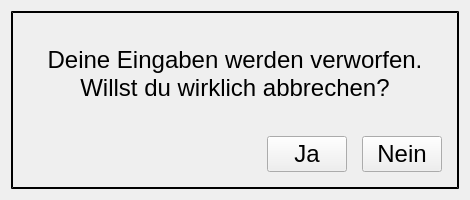
<?xml version="1.0" encoding="UTF-8"?>
<ui version="4.0">
 <class>Dialog</class>
 <widget class="QDialog" name="Dialog">
  <property name="windowModality">
   <enum>Qt::NonModal</enum>
  </property>
  <property name="geometry">
   <rect>
    <x>0</x>
    <y>0</y>
    <width>470</width>
    <height>200</height>
   </rect>
  </property>
  <property name="sizePolicy">
   <sizepolicy hsizetype="Fixed" vsizetype="Fixed">
    <horstretch>0</horstretch>
    <verstretch>0</verstretch>
   </sizepolicy>
  </property>
  <property name="minimumSize">
   <size>
    <width>470</width>
    <height>200</height>
   </size>
  </property>
  <property name="maximumSize">
   <size>
    <width>470</width>
    <height>200</height>
   </size>
  </property>
  <property name="windowTitle">
   <string/>
  </property>
  <property name="styleSheet">
   <string notr="true">QFrame{border: 2px outset black;}

QLabel
{
border: 0px;
}</string>
  </property>
  <layout class="QVBoxLayout" name="verticalLayout_2">
   <item>
    <widget class="QFrame" name="frame">
     <property name="frameShape">
      <enum>QFrame::StyledPanel</enum>
     </property>
     <property name="frameShadow">
      <enum>QFrame::Raised</enum>
     </property>
     <property name="lineWidth">
      <number>4</number>
     </property>
     <layout class="QVBoxLayout" name="verticalLayout_3">
      <property name="spacing">
       <number>0</number>
      </property>
      <property name="leftMargin">
       <number>0</number>
      </property>
      <property name="topMargin">
       <number>0</number>
      </property>
      <property name="rightMargin">
       <number>0</number>
      </property>
      <property name="bottomMargin">
       <number>0</number>
      </property>
      <item>
       <layout class="QVBoxLayout" name="verticalLayout">
        <item>
         <spacer name="verticalSpacer">
          <property name="orientation">
           <enum>Qt::Vertical</enum>
          </property>
          <property name="sizeHint" stdset="0">
           <size>
            <width>20</width>
            <height>40</height>
           </size>
          </property>
         </spacer>
        </item>
        <item>
         <widget class="QLabel" name="label_text">
          <property name="font">
           <font>
            <pointsize>18</pointsize>
           </font>
          </property>
          <property name="lineWidth">
           <number>1</number>
          </property>
          <property name="text">
           <string>&lt;html&gt;&lt;head/&gt;&lt;body&gt;&lt;p&gt;Deine Eingaben werden verworfen.&lt;br/&gt;Willst du wirklich abbrechen?&lt;/p&gt;&lt;/body&gt;&lt;/html&gt;</string>
          </property>
          <property name="alignment">
           <set>Qt::AlignCenter</set>
          </property>
         </widget>
        </item>
        <item>
         <spacer name="verticalSpacer_2">
          <property name="orientation">
           <enum>Qt::Vertical</enum>
          </property>
          <property name="sizeHint" stdset="0">
           <size>
            <width>20</width>
            <height>40</height>
           </size>
          </property>
         </spacer>
        </item>
        <item>
         <layout class="QHBoxLayout" name="horizontalLayout_2">
          <property name="rightMargin">
           <number>15</number>
          </property>
          <property name="bottomMargin">
           <number>15</number>
          </property>
          <item>
           <spacer name="horizontalSpacer">
            <property name="orientation">
             <enum>Qt::Horizontal</enum>
            </property>
            <property name="sizeType">
             <enum>QSizePolicy::MinimumExpanding</enum>
            </property>
            <property name="sizeHint" stdset="0">
             <size>
              <width>0</width>
              <height>0</height>
             </size>
            </property>
           </spacer>
          </item>
          <item>
           <widget class="QPushButton" name="pushButton_yes">
            <property name="font">
             <font>
              <pointsize>18</pointsize>
             </font>
            </property>
            <property name="focusPolicy">
             <enum>Qt::NoFocus</enum>
            </property>
            <property name="text">
             <string>Ja</string>
            </property>
           </widget>
          </item>
          <item>
           <spacer name="horizontalSpacer_2">
            <property name="orientation">
             <enum>Qt::Horizontal</enum>
            </property>
            <property name="sizeType">
             <enum>QSizePolicy::Fixed</enum>
            </property>
            <property name="sizeHint" stdset="0">
             <size>
              <width>15</width>
              <height>0</height>
             </size>
            </property>
           </spacer>
          </item>
          <item>
           <widget class="QPushButton" name="pushButton_no">
            <property name="font">
             <font>
              <pointsize>18</pointsize>
              <weight>50</weight>
              <bold>false</bold>
             </font>
            </property>
            <property name="focusPolicy">
             <enum>Qt::NoFocus</enum>
            </property>
            <property name="text">
             <string>Nein</string>
            </property>
           </widget>
          </item>
         </layout>
        </item>
       </layout>
      </item>
     </layout>
    </widget>
   </item>
  </layout>
 </widget>
 <resources/>
 <connections/>
</ui>
